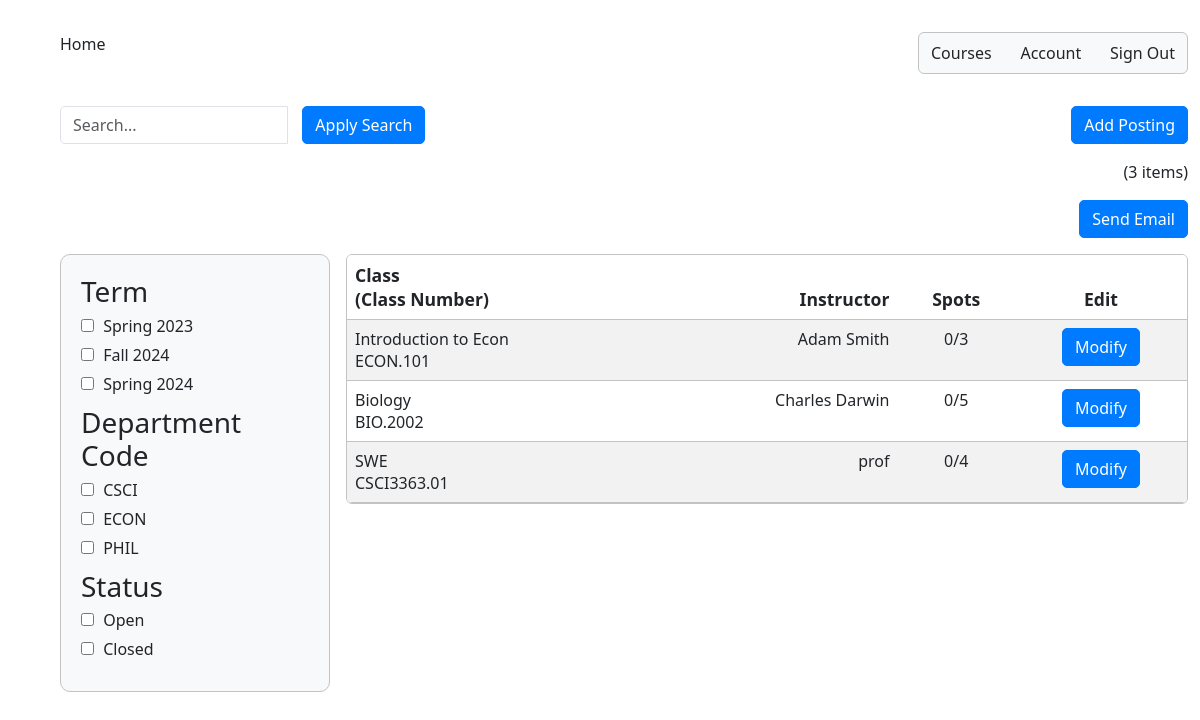
/admin_summary/, run on the app's committed database.
### InstructorAddCourse/models.py (models this page shows)
class InstructorAddCourse(models.Model):
	course_name = models.CharField(max_length=255)
	course_number = models.CharField(max_length=255)
	course_instructor = models.CharField(max_length=255)
	course_description = models.CharField(max_length=800)
	total_time_commitment = models.DecimalField(max_digits=2, decimal_places=0, validators=[MinValueValidator(0)], default=0)
	has_discussion = models.CharField(choices=[('yes', 'Yes'),('no', 'No')], max_length=50, default='')
	num_ta_needed = models.DecimalField(max_digits=2, decimal_places=0, validators=[MinValueValidator(0)], default=0)
	curr_num_ta = models.IntegerField(default=0)
	graded_meeting = models.CharField(choices=[('yes', 'Yes'),('no', 'No')], max_length=50, default='')
	office_hours = models.DecimalField(max_digits=2, decimal_places=0, validators=[MinValueValidator(0)], default=0)
	other_info = models.CharField(max_length=800, default=None)
	term = models.CharField(default=get_default_term(), max_length=100)

### adminSummary/views.py (the view)
# urls.py: path('admin_summary/', admin_summary_view),
def admin_summary_view(response):
    search_query = response.GET.get('q', '')
    term_filter = response.GET.get('term', '')
    status_filter = response.GET.get('status', '')
    dept_filter = response.GET.get('dept-code', '')
    course_objects = InstructorAddCourse.objects.all()
    applied_filters = []
    if search_query:
        course_objects = course_objects.filter(
            course_name__icontains=search_query)
        applied_filters.append(('q', search_query))
    if term_filter:
        if term_filter in term_keys:
            course_objects = [course for course in course_objects if get_term(
                course) == term_filter]
            applied_filters.append(('term', term_filter))
    if dept_filter:
        if dept_filter in dept_keys:
            course_objects = [course for course in course_objects if get_dept(
                course) == dept_filter]
            applied_filters.append(('dept-code', dept_filter))
    if status_filter:
        if status_filter in status_keys:
            course_objects = [course for course in course_objects if get_status(
                course) == status_filter]
            applied_filters.append(('status', status_filter))
    else:
        applied_filters = [f for f in applied_filters if f[0] != 'status']
    course_count = len(course_objects)
    context = {'course_objects': course_objects,
               'course_count': course_count, 'applied_filters': applied_filters}
    return render(response, "adminSummary.html", context)

### templates/adminSummary.html (shortened to what this page needs)
{% extends 'appbase.html' %} {% block content %} {% load static %} {% load static admin_templatetags %}
<!DOCTYPE html>
<html>
  <head>
    <link rel="stylesheet" href="{% static 'adminSummary.css' %}" />
  </head>
  <body>
    <div class="container-fluid">
      <form method="get">
      <div class="row">
        <div class="col-md-4">
            <div class="input-group">
              <input
                type="text"
                class="form-control"
                id="search"
                name="q"
                placeholder="Search..."
              />
              <div class="input-group-btn input-space">
                <button type="submit" class="btn btn-primary">
                  Apply Search
                </button>
              </div>
            </div>
        </div>
        <div class="col-md-4">
        </div>
        <div class="col-md-4">
          <div class="text-end">
            <a href="{% url 'add_course' %}" id="add-posting-btn" class="btn btn-primary">
              Add Posting
            </a>
          </div>
        </div>
      </div>
      <div class="row" id="item-row">
        <div class="col-sm">
          <div class="text-end">({{course_count}} items)</div>
        </div>
      </div>
      <div class="row" id="item-row">
        <div class="col-sm">
          <div class="text-end">
            <a href="{% url 'send_email' %}">
              <button type="button" class="btn btn-primary">Send Email</button>
            </a>
          </div>
        </div>
      </div>
      <div class="row">
        <div class="col-sm-3">
          <div class="filter-box">
            <div class="filter-group">
              <h3>Term</h3>
              <label
                ><input type="checkbox" name="term" value="Spring 2023" /> Spring
                2023</label
              >
              <label
                ><input type="checkbox" name="term" value="Fall 2024" /> Fall
                2024</label
              >
              <label
                ><input type="checkbox" name="term" value="Spring 2024" />
                Spring 2024</label
              >
            </div>
            <div class="filter-group">
              <h3>Department Code</h3>
              <label
                ><input type="checkbox" name="dept-code" value="CSCI" /> CSCI</label
              >
              <label
                ><input type="checkbox" name="dept-code" value="ECON" /> ECON</label
              >
              <label
                ><input type="checkbox" name="color" value="green" />
                PHIL</label
              >
            </div>
            <div class="filter-group">
              <h3>Status</h3>
              <label>
                <input type="checkbox" name="status" value="Open"/> Open
            </label>
            <label>
                <input type="checkbox" name="status" value="Closed"/> Closed
            </label>
            </div>
          </div>
        </div>
        <div class="col-sm-9">
          <table class="table table-striped table-hover rounded overflow-hidden">
            <thead>
              <tr>
                <th>Class<br />(Class Number)</th>
                <th class="text-end">Instructor</th>
                <th class="text-center">Spots</th>
                <th class="text-center">Edit</th>
              </tr>
            </thead>
            <tbody id="table-body">
              {% for course in course_objects %}
              <tr>
                <td>{{ course.course_name }}<br />{{ course.course_number}}</td>
                <td class="text-end">{{ course.course_instructor }}</td>
                <td class="text-center">
                  {{course.curr_num_ta}}/{{ course.num_ta_needed }}
                </td>
                <td class="text-center">
                  <a href="{% url 'edit_course' course.id %}" class="btn btn-primary">Modify</a>
                </td>
              </tr>
              {% endfor %}
            </tbody>
          </table>
        </div>
      </div>
    </form>
    </div>
  </body>
</html>
{% endblock %}

### static/appbase.css (style rules this page uses)
.rounded { border-radius: 10px; border: 1px solid #c3c3c3; }

### static/adminSummary.css (style rules this page uses)
body { height: 100%; }
table { background: white; border: 1px solid #c3c3c3; border-radius: 5px; width: 50%; border-spacing: 0px; border-collapse: separate; }
table th { font-weight: 600; font-size: 1.1em; background: #c6c6c6; }
table td { background: transparent; }
.filter-box { padding: 20px; border: 1px solid #c3c3c3; background-color: #f8f9fa; border-radius: 10px; }
.filter-group { margin-bottom: 10px; }
.filter-group h3 { margin-top: 0; margin-bottom: 5px; }
.filter-group label { display: block; margin-bottom: 5px; }
.filter-group input[type="checkbox"] { margin-right: 5px; }
[class*="col"] { padding: 0.5rem; }
.input-group-btn.input-space { padding-left: 15px; }
.form-control { border-radius: 5px; }
.btn-primary { background-color: #007bff; border-color: #007bff; border-radius: 5px; }

### data on the page
InstructorAddCourse: course_name "Introduction to Econ", course_number "ECON.101", course_instructor "Adam Smith", curr_num_ta "0", num_ta_needed "3"
InstructorAddCourse: course_name "Biology", course_number "BIO.2002", course_instructor "Charles Darwin", curr_num_ta "0", num_ta_needed "5"
InstructorAddCourse: course_name "SWE", course_number "CSCI3363.01", course_instructor "prof", curr_num_ta "0", num_ta_needed "4"

### other printed values
{{ course_count }} "3"
